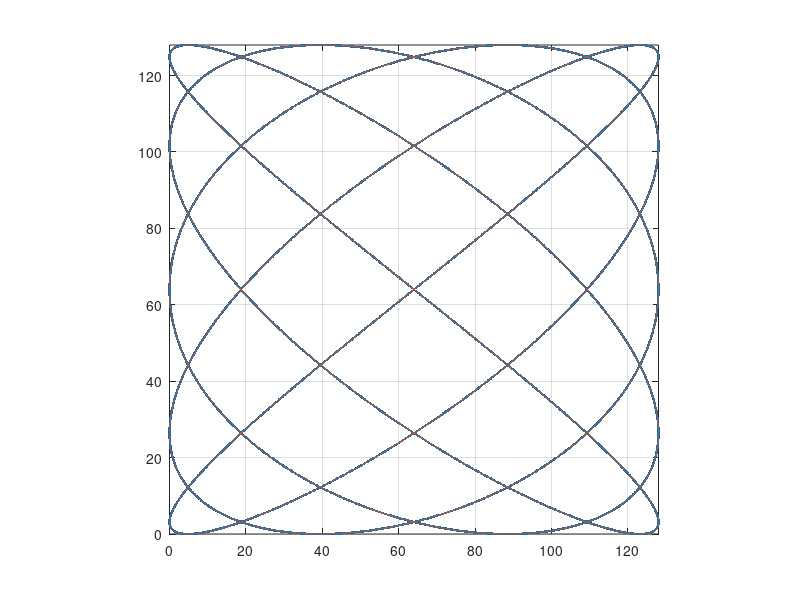

Recreate this plot in MATLAB. (Note: this script raises an error after producing the figure.)
clear
close all
% clc
load('array4_GP.mat')
set(0,'DefaultFigureWindowStyle','docked') 

%% Lissajous scan trajectory
X0=64;Y0=64;
A=128;B=128;    % A,B represent the range of X,Y respectively
% fx=41;fy=43;
fx=5;fy=4;
f=5000;
T=1;  %T = lcm(fx,fy)/(fx*fy)
t=(0:1/f:T)';
x1_train_lisaj=X0+A/2*sin(2*pi*fx*t);
x2_train_lisaj=Y0+B/2*sin(2*pi*fy*t);
figure;
plot(x1_train_lisaj,x2_train_lisaj,'.')
axis equal
axis ([0 128 0 128])
grid on
hold on;plot(x1_train_lisaj,x2_train_lisaj)

%% data preparation
% train set
X_train_lisaj=[x1_train_lisaj(:),x2_train_lisaj(:)];
[y_train_lisaj,y_t_s2]=gp(hyp,@infGaussLik,meanfunc,covfunc,likfunc,X_train,y_train,X_train_lisaj);

% approximate path
path_len=sum(sqrt((x1_train_lisaj(2:end)-x1_train_lisaj(1:(end-1))).^2+(x2_train_lisaj(2:end)-x2_train_lisaj(1:(end-1))).^2));
delta = path_len/(2*128*128)